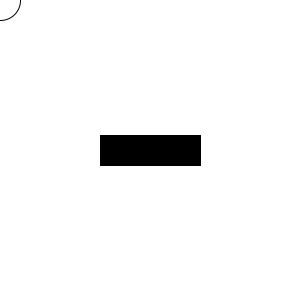
Frame 1 (no input)
Frame 60 (the mouse pressed at the canvas centre just before this capture): identical to frame 1, image omitted
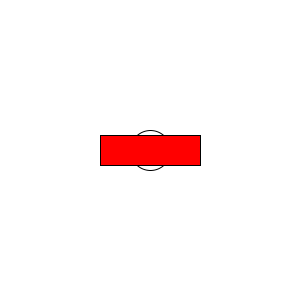
Frame 120 (the mouse held since frame 60 and released just before this capture)

The Processing sketch that drew these frames (run headless with seeded random() and noise(); from frame 60 on, the mouse is pressed at the canvas centre):

// Processing sketch: circRectColl
// ── circRectColl.pde
PVector circle;
PVector box;
float radius = 20;
float boxW = 100;
float boxH = 30;

void setup(){
  size(300,300);
  
  circle = new PVector(0,0);
  box = new PVector(width/2,height/2);
}

void draw(){
  
  background(255);
  
  fill(255);
  ellipse(circle.x,circle.y,radius*2,radius*2);
  
  
  boolean isColliding = circRectCollision( circle, radius, box, boxW, boxH );
  if( isColliding ){ 
    //println("COLLIDE");
    fill(255,0,0);
  }else { 
    fill(0);
    //println("NO"); 
  }
  
  rectMode(CENTER);
  rect(box.x,box.y, boxW,boxH);
  
//  circle.x = mouseX;
//  circle.y = mouseY;
  circle.set(mouseX,mouseY);
  
}


boolean circRectCollision( PVector circle, float rad, PVector rectPos, float w, float h){
    
  float distX = abs(circle.x - rectPos.x);
  float distY = abs(circle.y - rectPos.y);
 
    if (distX > (w/2 + rad)) { return false; }
    if (distY > (h/2 + rad)) { return false; }
 
    if (distX <= (w/2)) { return true; }
    if (distY <= (h/2)) { return true; }
 
    float cornerDistance_sq = pow(distX - w/2, 2) +
                         pow(distY - h/2, 2);
 
    return (cornerDistance_sq <= pow(rad,2));
    
}
